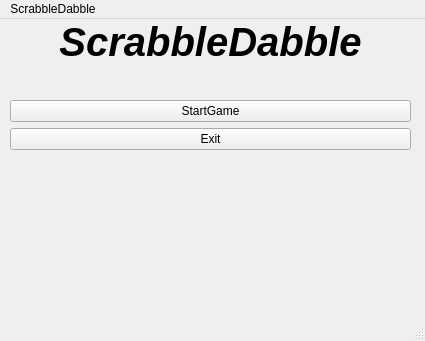
<?xml version="1.0" encoding="UTF-8"?>
<ui version="4.0">
 <class>MainWindow</class>
 <widget class="QMainWindow" name="MainWindow">
  <property name="geometry">
   <rect>
    <x>0</x>
    <y>0</y>
    <width>425</width>
    <height>341</height>
   </rect>
  </property>
  <property name="windowTitle">
   <string>MainWindow</string>
  </property>
  <widget class="QWidget" name="centralwidget">
   <widget class="QWidget" name="gridLayoutWidget">
    <property name="geometry">
     <rect>
      <x>10</x>
      <y>0</y>
      <width>401</width>
      <height>131</height>
     </rect>
    </property>
    <layout class="QGridLayout" name="gridLayout">
     <item row="0" column="0">
      <widget class="QLabel" name="label">
       <property name="font">
        <font>
         <pointsize>30</pointsize>
         <italic>true</italic>
         <bold>true</bold>
        </font>
       </property>
       <property name="text">
        <string>ScrabbleDabble</string>
       </property>
       <property name="textFormat">
        <enum>Qt::RichText</enum>
       </property>
       <property name="alignment">
        <set>Qt::AlignHCenter|Qt::AlignTop</set>
       </property>
      </widget>
     </item>
     <item row="2" column="0">
      <layout class="QHBoxLayout" name="horizontalLayout">
       <item>
        <widget class="QPushButton" name="pushButton_2">
         <property name="text">
          <string>Exit</string>
         </property>
        </widget>
       </item>
      </layout>
     </item>
     <item row="1" column="0">
      <layout class="QHBoxLayout" name="horizontalLayout_2">
       <item>
        <widget class="QPushButton" name="pushButton">
         <property name="layoutDirection">
          <enum>Qt::LeftToRight</enum>
         </property>
         <property name="text">
          <string>StartGame</string>
         </property>
        </widget>
       </item>
      </layout>
     </item>
    </layout>
   </widget>
  </widget>
  <widget class="QMenuBar" name="menubar">
   <property name="geometry">
    <rect>
     <x>0</x>
     <y>0</y>
     <width>425</width>
     <height>24</height>
    </rect>
   </property>
   <widget class="QMenu" name="menuScrabbleDabble">
    <property name="title">
     <string>ScrabbleDabble</string>
    </property>
   </widget>
   <addaction name="menuScrabbleDabble"/>
  </widget>
  <widget class="QStatusBar" name="statusbar"/>
 </widget>
 <resources/>
 <connections/>
</ui>
